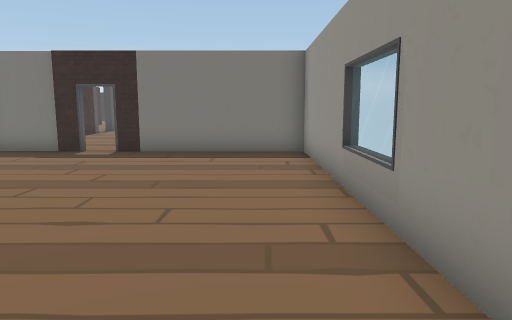
view 1 (above)

22 first-person views from a walk through a scene from a Unity 3-D project. The camera is 1.3 m above the floor, tilts 8° down and sees 70° across. Doors are open. The floor is counted in squares, 1 m on a side. Each view is taken from the middle of a square. On the plan, view 1 faces up. The plan holds only what a view shows up to about 15 squares ahead; the rest is blank. The place goes on beyond the plan.

view 2
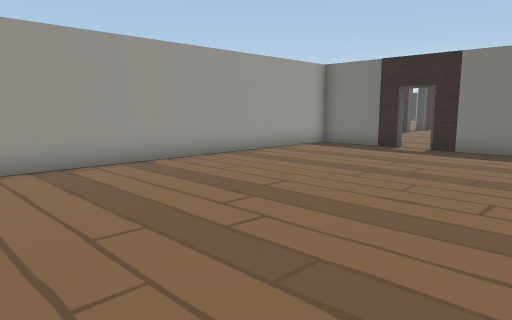

view 3
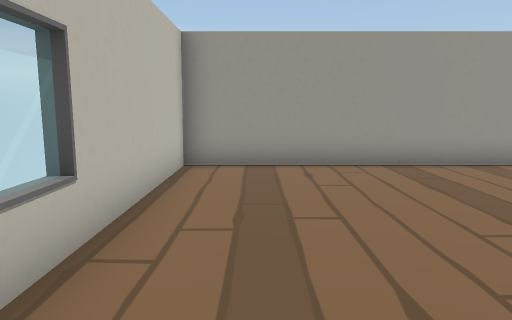

view 4
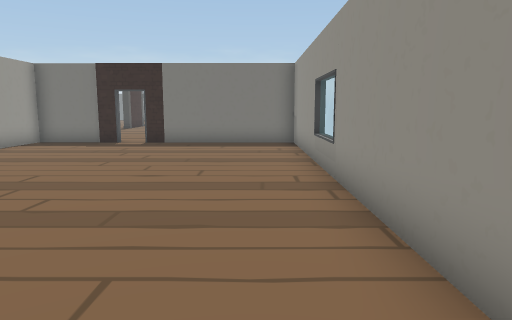

view 5
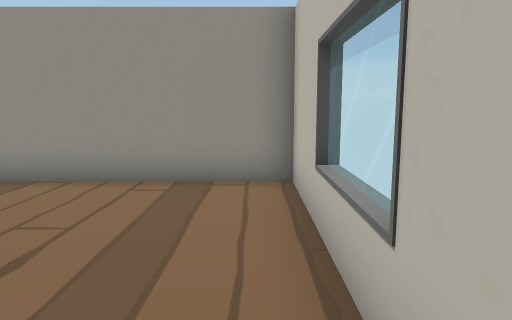

view 6
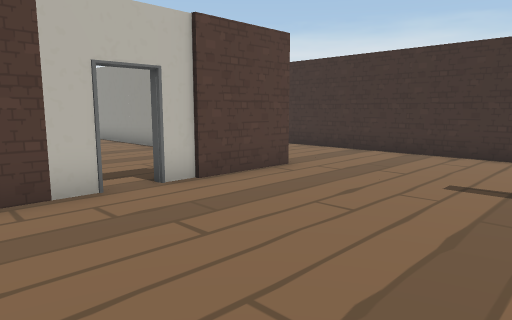

view 7
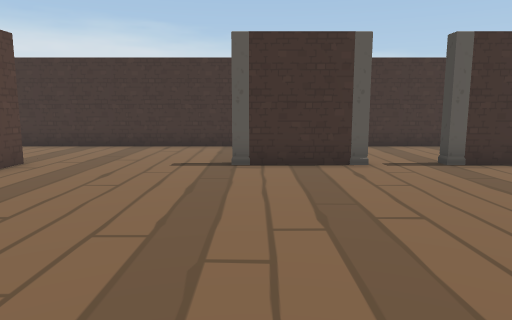

view 8
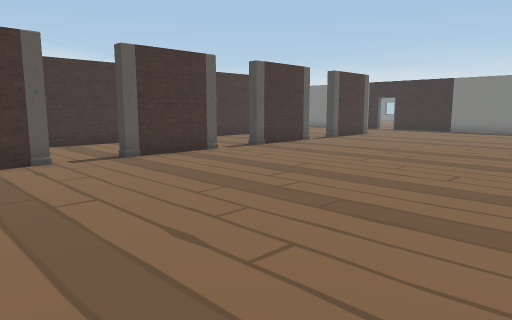

view 9
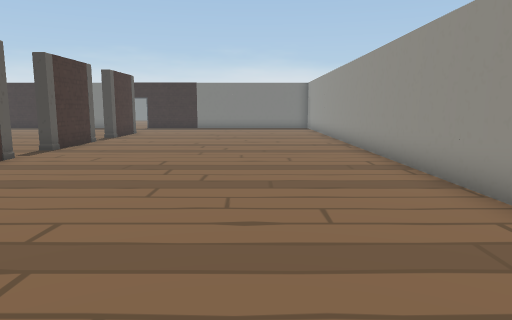

view 10
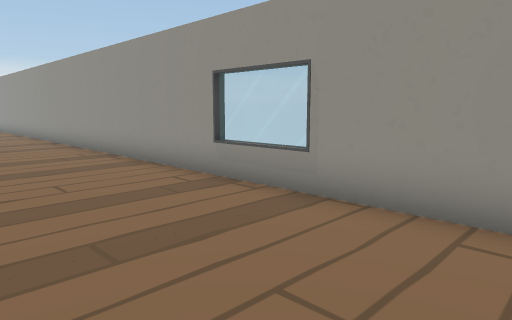

view 11
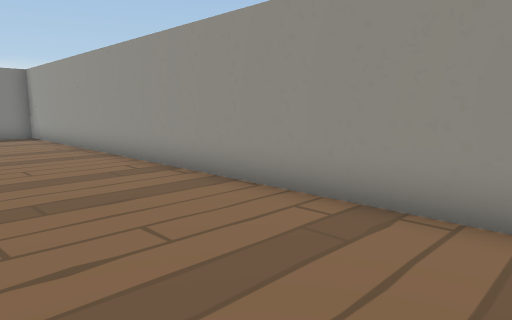

view 12
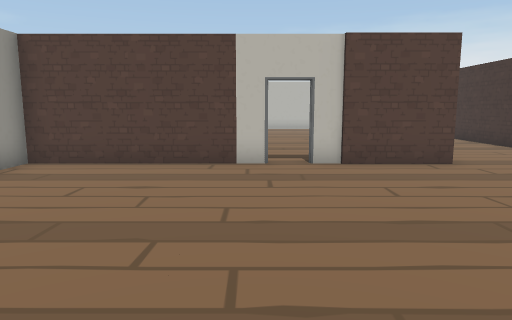

view 13
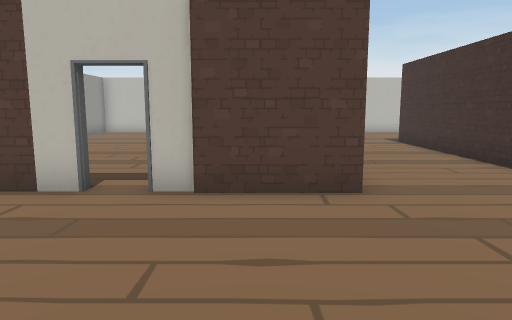

view 14
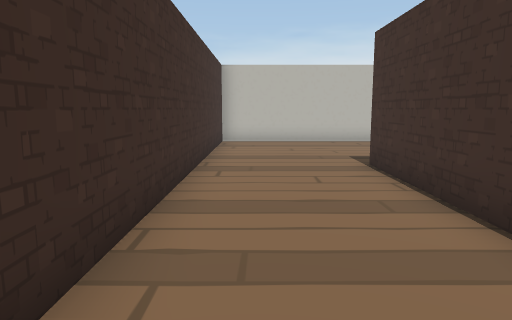

view 15
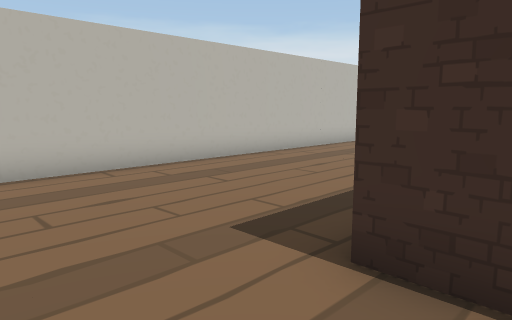

view 16
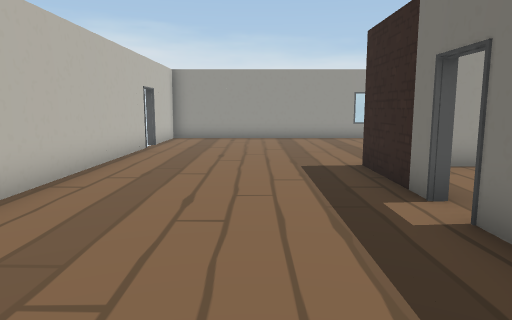

view 17
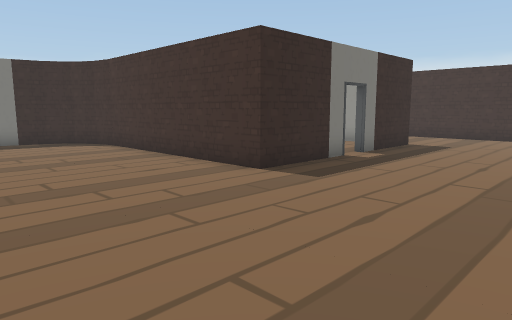

view 18
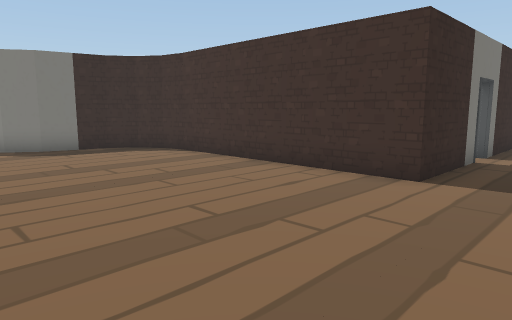

view 19
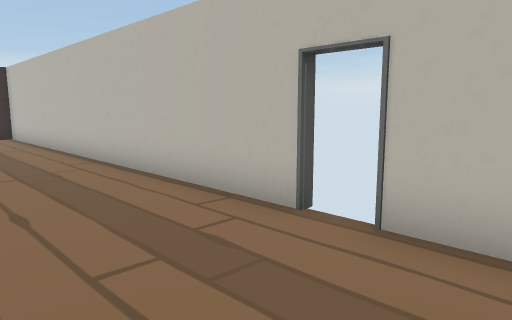

view 20
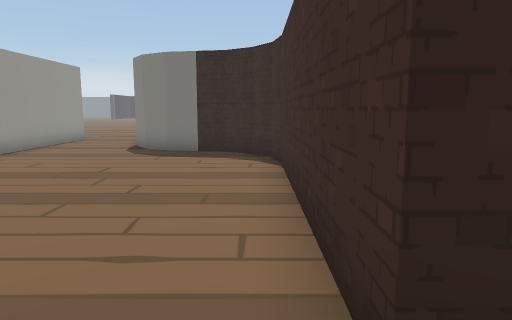

view 21
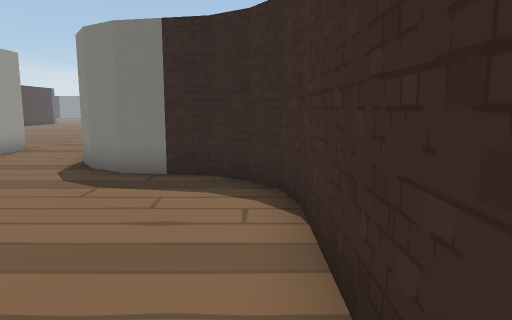

view 22
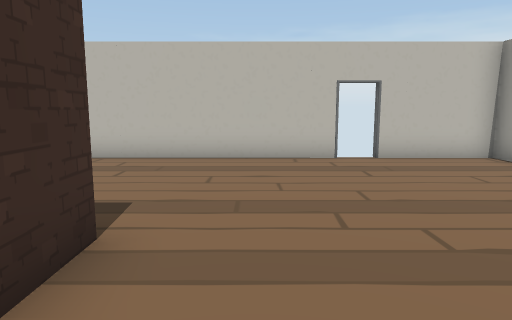

### Floor plan
Points are (right, up) in squares from view 1. A wall is a line through its corners. A room is listed if a view was taken in it or the views show most of it. See-through windows are left out.
Room 1 (views 1, 2, 3, 4, 5)
walls: (-5.2, 11.1) (-8.4, 11.1) (-8.4, -3.7) (1.5, -3.7) (1.5, 11.1) (-4.4, 11.1)
ways out: opening at (-5, 11) to room 2
Room 2 (views 6, 7, 8, 9, 10, 11, 12, 13, 14, 15, 16, 17, 18, 19, 20, 21, 22)
walls: (-12.7, 23.5) (-12.7, 20.8); (-12.7, 16.2) (-12.7, 2.5) (-16.1, 2.5); (-8.4, 18.5) (-8.4, 17.4); (-8.4, 23.5) (-8.4, 22.4); (-8.8, 11.4) (-5.2, 11.4); (-8.4, 28.5) (-8.4, 27.4); (-4.4, 11.4) (1.5, 11.4) (1.5, 12.2); (-20.4, 9.7) (-20.6, 10.7) (-21.1, 11.5) (-21.9, 12) (-23.8, 12.4) (-24.6, 13) (-25.2, 13.9); (1.5, 13.7) (1.5, 37.5); (-17, 2.5) (-20.4, 2.5) (-20.4, 9.9); (-24.3, -3.7) (-8.7, -3.7) (-8.7, 9.2); (-27.5, -3.7) (-25.1, -3.7)
ways out: opening at (-5, 11) to room 1; opening at (-17, 2); open door at (-24.5, -4)
objects: other object (-9, 17); other object (-9, 19); other object (-9, 22); other object (-9, 24); other object (-9, 27); other object (-9, 29)

Where each view was taken, in squares from view 1:
view 1: 0 up, 0 right, facing up
view 2: 1 down, 0 right, facing up-left
view 3: 2 down, 0 right, facing left
view 4: 3 down, 0 right, facing up
view 5: 3 down, 5 left, facing right
view 6: 17 up, 2 left, facing down-left
view 7: 17 up, 0 right, facing left
view 8: 17 up, 1 right, facing up-left
view 9: 15 up, 2 left, facing up
view 10: 13 up, 3 left, facing up-right
view 11: 21 up, 3 left, facing up-right
view 12: 20 up, 4 left, facing down
view 13: 17 up, 7 left, facing down
view 14: 11 up, 10 left, facing down
view 15: 4 up, 10 left, facing down-left
view 16: 0 up, 12 left, facing left
view 17: 3 down, 26 left, facing up-right
view 18: 0 up, 27 left, facing up-right
view 19: 0 up, 27 left, facing down-right
view 20: 1 up, 21 left, facing up
view 21: 5 up, 21 left, facing up
view 22: 6 up, 22 left, facing down
